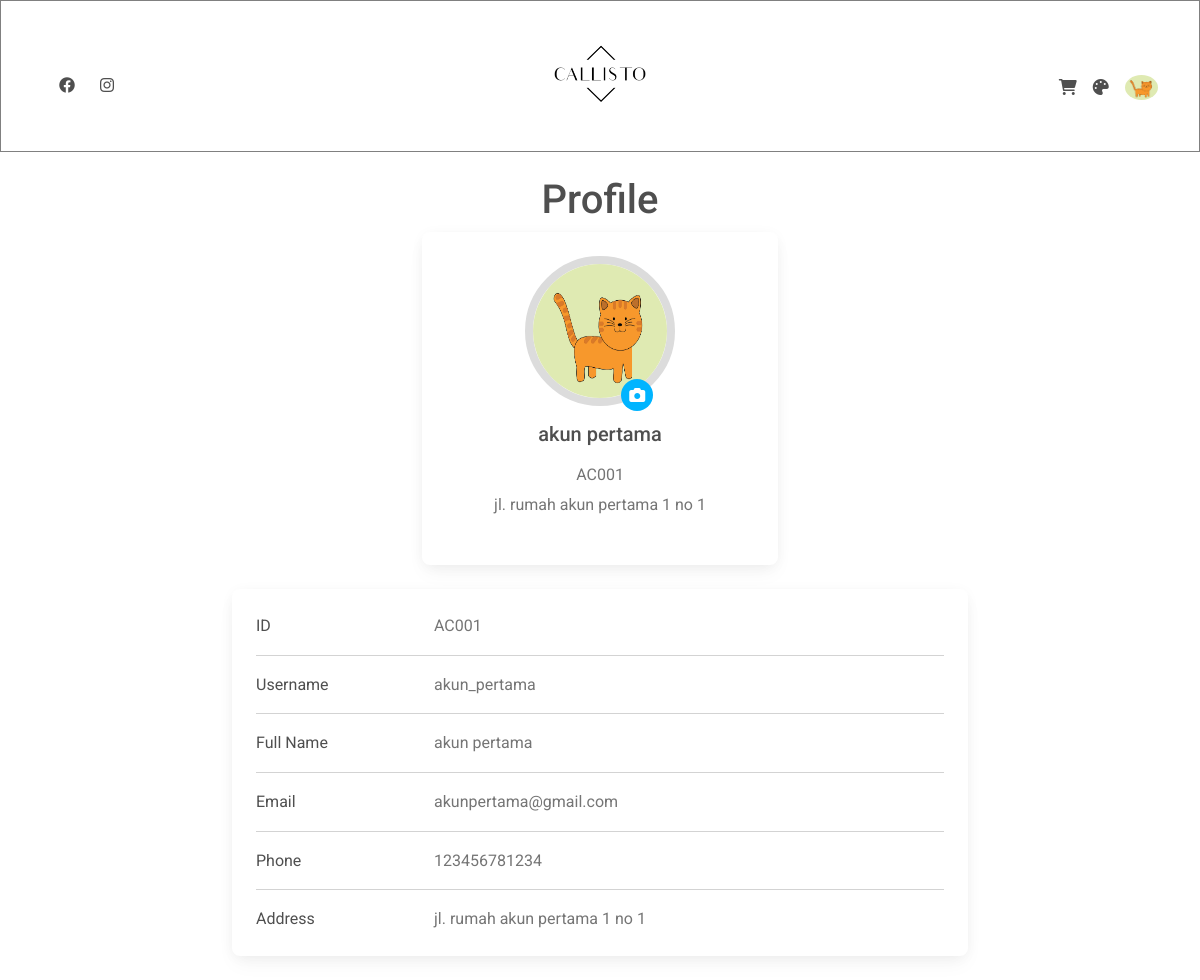
The app's page /user_profile.php (signed in), older data.
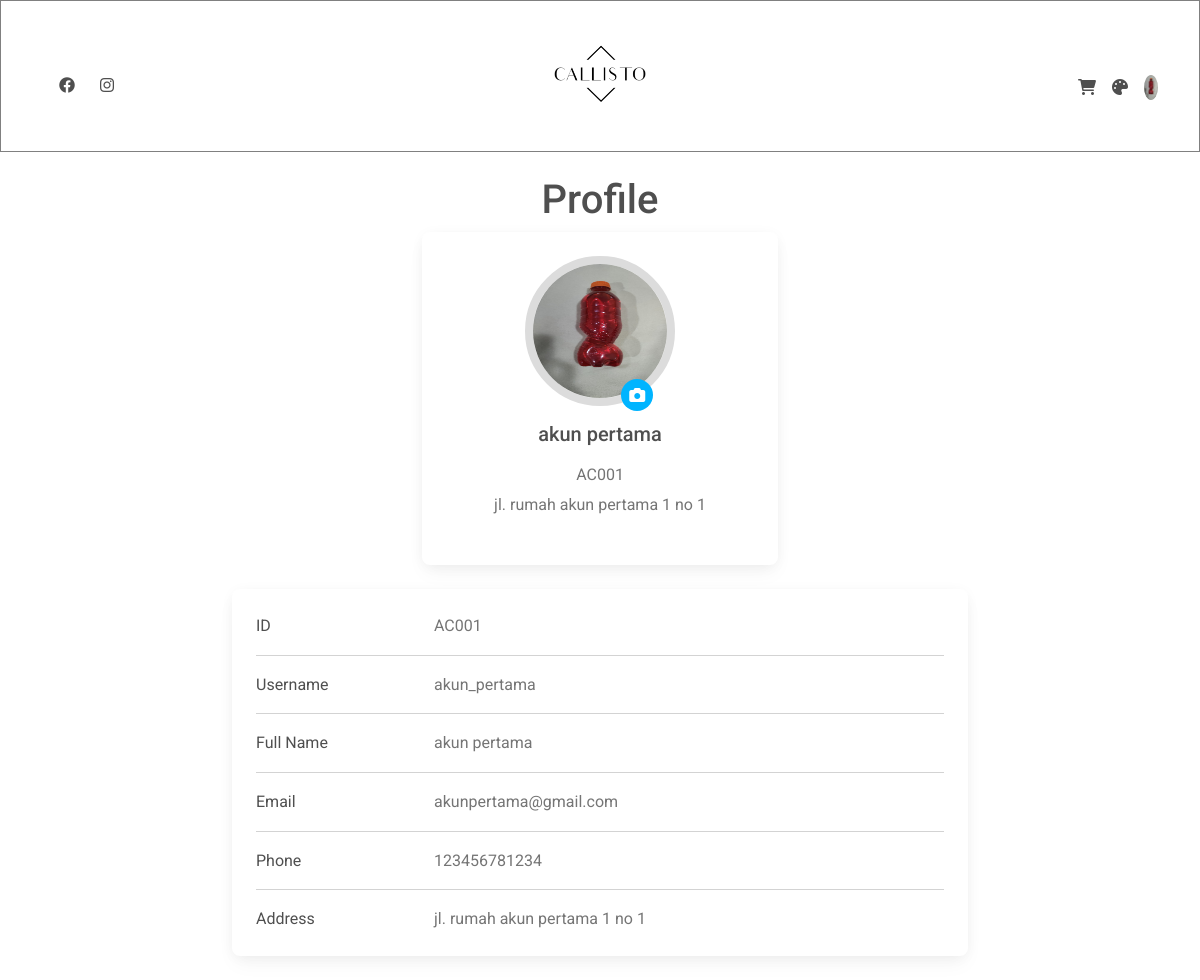
The same page, newer data.
### tables this page shows
CREATE TABLE `account` (
  `acc_id` varchar(6) NOT NULL,
  `acc_email` varchar(255) NOT NULL,
  `acc_user` varchar(255) NOT NULL,
  `acc_name` varchar(255) NOT NULL,
  `acc_pass` varchar(255) NOT NULL,
  `acc_telp` varchar(15) NOT NULL,
  `acc_gender` int(1) NOT NULL,
  `acc_alamat` varchar(255) DEFAULT NULL,
  `acc_profile` varchar(255) DEFAULT NULL,
  `acc_tglLahir` date DEFAULT NULL,
  PRIMARY KEY (`acc_id`)
);

### user_profile.php (the view, shortened to what the changed rows need)
<?php
require('helper.php');
?>
<!DOCTYPE html>
<html lang="en">
<head>
    <link href="https://cdnjs.cloudflare.com/ajax/libs/font-awesome/6.0.0/css/all.min.css" rel="stylesheet" />
    <link href="https://cdnjs.cloudflare.com/ajax/libs/mdb-ui-kit/6.0.1/mdb.min.css" rel="stylesheet" />
</head>
<body>
    <header>
        <div class="p-3 text-center bg-white nav-border">
            <div class="container mt-4">
                <div class="row">
                    <div class="col-md-4 d-flex justify-content-center justify-content-md-end align-items-center">
                        <div class="d-flex">
                            <?php
                                $sql = "SELECT * FROM account WHERE acc_user = '".$_SESSION['userLogin']."' ";
                                $res = mysqli_query($con, $sql);
                                $rows = mysqli_fetch_assoc($res);
                            ?>
                            <div class="dropdown">
                                <a class="text-reset dropdown-toggle d-flex align-items-center hidden-arrow" href="#" id="navbarDropdownMenuLink" role="button" data-mdb-toggle="dropdown" aria-expanded="false">
                                    <img src="img_profile/<?= $rows['acc_profile'] ?>" class="rounded-circle" height="25" alt="" loading="lazy" />
                                </a>
                            </div>
                        </div>
                    </div>
                </div>
            </div>
        </div>
    </header>
    <div class="container">
        <h1 class="text-center">Profile</h1>
        <div class="row" style="display: block;">
            <div class="col-lg-4 m-auto">
                <div class="card mb-4">
                    <div class="card-body text-center">
                        <?php
                        $query = "SELECT * FROM account WHERE acc_user = '" . $_SESSION['userLogin'] . "'";
                        $result = mysqli_query($con, $query);
                        $row = mysqli_fetch_assoc($result);
                        ?>
                        <form method="post" class="form" id="form" enctype="multipart/form-data">
                            <img src="./img_profile/<?php echo $row['acc_profile']; ?>" class="fotoprofile" width="150px" height="150px" title="<?php echo $row['acc_profile']; ?>">
                            <div class="round">
                                <i class="fa fa-camera" style="color: #fff;"></i>
                            </div>
                        </form>
                        <h5 class="my-3"><?php echo $row['acc_name'];
                                            ?></h5>
                        <p class="text-muted mb-1"><?php echo $row['acc_id'];
                                                    ?></p>
                        <p class="text-muted mb-4"><?php echo $row['acc_alamat'];
                                                    ?></p>
                    </div>
                </div>
            </div>
            <div class="col-lg-8 m-auto">
                <div class="card mb-4">
                    <div class="card-body">
                        <div class="row">
                            <div class="col-sm-9">
                                <p class="text-muted mb-0">
                                    <?php echo $row['acc_id'];
                                    ?></p>
                            </div>
                        </div>
                        <div class="row">
                            <div class="col-sm-9">
                                <p class="text-muted mb-0">
                                    <?php echo $row['acc_user'];
                                    ?></p>
                            </div>
                        </div>
                        <div class="row">
                            <div class="col-sm-9">
                                <p class="text-muted mb-0">
                                    <?php echo $row['acc_name'];
                                    ?></p>
                            </div>
                        </div>
                        <div class="row">
                            <div class="col-sm-9">
                                <p class="text-muted mb-0">
                                    <?php echo $row['acc_email'];
                                    ?></p>
                            </div>
                        </div>
                        <div class="row">
                            <div class="col-sm-9">
                                <p class="text-muted mb-0">
                                    <?php echo $row['acc_telp'];
                                    ?></p>
                            </div>
                        </div>
                        <div class="row">
                            <div class="col-sm-9">
                                <p class="text-muted mb-0">
                                    <?php echo $row['acc_alamat'];
                                    ?></p>
                            </div>
                        </div>
                    </div>
                </div>
            </div>
        </div>
    </div>
</body>
</html>

Row changes from the older to the newer data that the page shows:
changed account "akun pertama": acc_profile: a different picture
